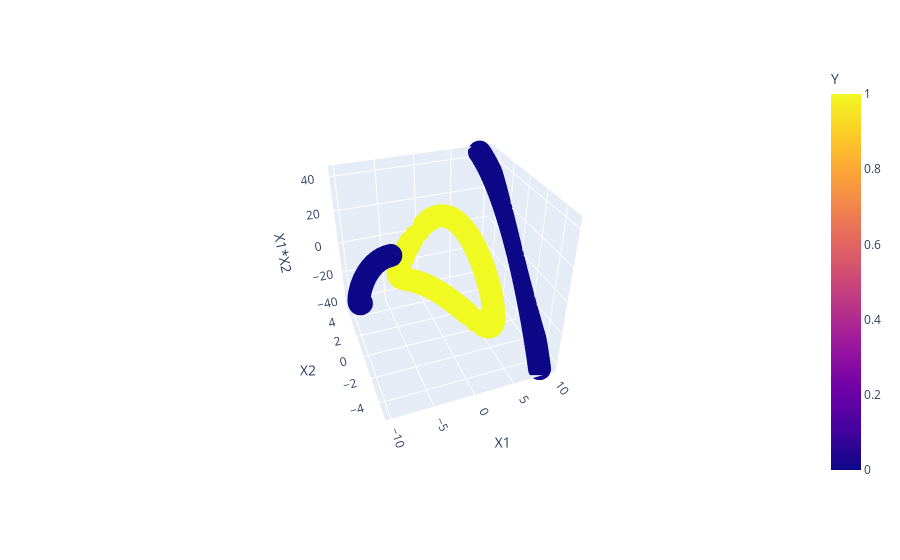

The notebook cell saved with this chart:
### Code cell
import plotly.express as px

fig = px.scatter_3d(df, x='X1', y='X2', z='X1*X2',
              color='Y')
fig.show()

### Figure 1 — Plotly figure (JSON) as saved in the notebook; plotly's stock layout.template omitted (floating-point values rounded to 4 significant figures; data arrays with more than 128 entries replaced by an {"elided": "..."} marker saying what was removed)
{"data": [{"hovertemplate": "X1=%{x}<br>X2=%{y}<br>X1*X2=%{z}<br>Y=%{marker.color}<extra></extra>", "legendgroup": "", "marker": {"color": {"elided": "400 int values"}, "coloraxis": "coloraxis", "symbol": "circle"}, "mode": "markers", "name": "", "scene": "scene", "showlegend": false, "type": "scatter3d", "x": {"elided": "400 float values"}, "y": {"elided": "400 float values"}, "z": {"elided": "400 float values"}}], "layout": {"autosize": true, "coloraxis": {"colorbar": {"title": {"text": "Y"}}, "colorscale": [[0, "#0d0887"], [0.1111, "#46039f"], [0.2222, "#7201a8"], [0.3333, "#9c179e"], [0.4444, "#bd3786"], [0.5556, "#d8576b"], [0.6667, "#ed7953"], [0.7778, "#fb9f3a"], [0.8889, "#fdca26"], [1, "#f0f921"]]}, "legend": {"tracegroupgap": 0}, "margin": {"t": 60}, "scene": {"aspectmode": "auto", "aspectratio": {"x": 1, "y": 1, "z": 1}, "camera": {"center": {"x": 0, "y": 0, "z": 0}, "eye": {"x": -0.8188, "y": -2.218, "z": 1.607}, "projection": {"type": "perspective"}, "up": {"x": 0, "y": 0, "z": 1}}, "domain": {"x": [0, 1], "y": [0, 1]}, "xaxis": {"title": {"text": "X1"}, "type": "linear"}, "yaxis": {"title": {"text": "X2"}, "type": "linear"}, "zaxis": {"title": {"text": "X1*X2"}, "type": "linear"}}}}
